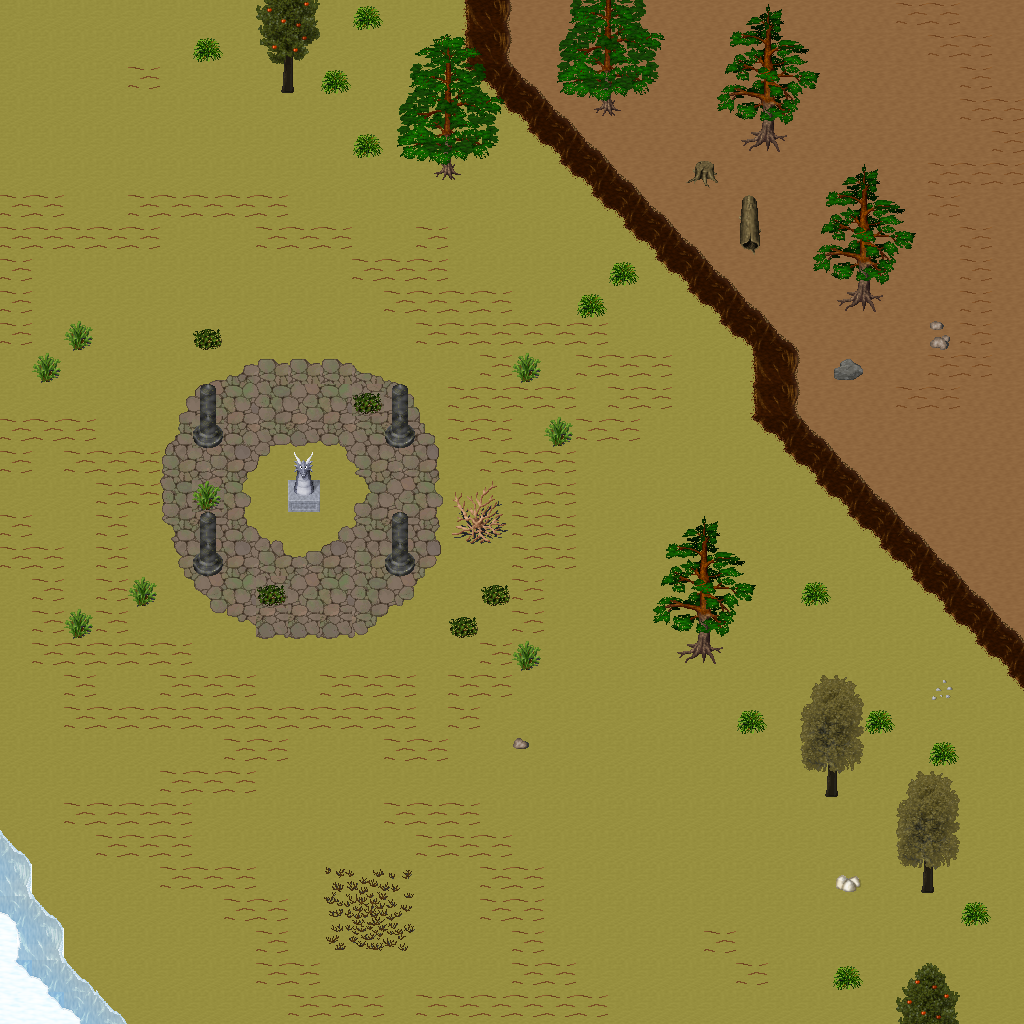

Tiled map render using the project's own tile images. Description and the map definition, with tile-layer contents summarised, below:
An orthogonal 32x32 tile map with 32x32 px tiles, 5 tile layers (Ground, Objects, Objects2, Above, ...), 1 hidden layer not drawn, 57 tilesets.

<map version="1.10" tiledversion="1.11.0" orientation="orthogonal" renderorder="right-down" width="32" height="32" tilewidth="32" tileheight="32" infinite="0" nextlayerid="11" nextobjectid="1">
 <tileset firstgid="1" name="ground_ground" tilewidth="32" tileheight="32" tilecount="33" columns="3">
  <image source="../drawable/ground_ground.png" width="96" height="352" />
 </tileset>
 <tileset firstgid="34" name="ground_ice_ice" tilewidth="32" tileheight="32" tilecount="3" columns="3">
  <image source="../drawable/ground_ice_ice.png" width="96" height="32" />
 </tileset>
 <tileset firstgid="37" name="ground_indoor_brown_hole" tilewidth="32" tileheight="32" tilecount="56" columns="7">
  <image source="../drawable/ground_indoor_brown_hole.png" width="224" height="256" />
 </tileset>
 <tileset firstgid="93" name="ground_earth_edges" tilewidth="32" tileheight="32" tilecount="18" columns="6">
  <image source="../drawable/ground_earth_edges.png" width="192" height="96" />
 </tileset>
 <tileset firstgid="111" name="ground_rock_pebbles" tilewidth="32" tileheight="32" tilecount="3" columns="1">
  <image source="../drawable/ground_rock_pebbles.png" width="32" height="96" />
 </tileset>
 <tileset firstgid="114" name="item_corpse_huge_animal" tilewidth="32" tileheight="32" tilecount="16" columns="2">
  <image source="../drawable/item_corpse_huge_animal.png" width="64" height="256" />
 </tileset>
 <tileset firstgid="130" name="plant_flower_daisy_white" tilewidth="32" tileheight="32" tilecount="8" columns="2">
  <image source="../drawable/plant_flower_daisy_white.png" width="64" height="128" />
 </tileset>
 <tileset firstgid="138" name="ground_ridge_earth_dark" tilewidth="32" tileheight="32" tilecount="96" columns="12">
  <image source="../drawable/ground_ridge_earth_dark.png" width="384" height="256" />
 </tileset>
 <tileset firstgid="234" name="ground_grass_edges" tilewidth="32" tileheight="32" tilecount="36" columns="12">
  <image source="../drawable/ground_grass_edges.png" width="384" height="96" />
 </tileset>
 <tileset firstgid="270" name="ground_ridge_ice_2" tilewidth="32" tileheight="32" tilecount="42" columns="7">
  <image source="../drawable/ground_ridge_ice_2.png" width="224" height="192" />
 </tileset>
 <tileset firstgid="312" name="ground_ice_glacier" tilewidth="32" tileheight="32" tilecount="1" columns="1">
  <image source="../drawable/ground_ice_glacier.png" width="32" height="32" />
 </tileset>
 <tileset firstgid="313" name="plant_bush_large_brown" tilewidth="32" tileheight="32" tilecount="9" columns="3">
  <image source="../drawable/plant_bush_large_brown.png" width="96" height="96" />
 </tileset>
 <tileset firstgid="322" name="ground_ridge_ice" tilewidth="32" tileheight="32" tilecount="42" columns="7">
  <image source="../drawable/ground_ridge_ice.png" width="224" height="192" />
 </tileset>
 <tileset firstgid="364" name="plant_bush_various_small" tilewidth="32" tileheight="32" tilecount="9" columns="3">
  <image source="../drawable/plant_bush_various_small.png" width="96" height="96" />
 </tileset>
 <tileset firstgid="373" name="ground_rock_rocks_2" tilewidth="32" tileheight="32" tilecount="4" columns="2">
  <image source="../drawable/ground_rock_rocks_2.png" width="64" height="64" />
 </tileset>
 <tileset firstgid="377" name="ground_brown_2" tilewidth="32" tileheight="32" tilecount="2" columns="1">
  <image source="../drawable/ground_brown_2.png" width="32" height="64" />
 </tileset>
 <tileset firstgid="379" name="plant_bush_large_green" tilewidth="32" tileheight="32" tilecount="9" columns="3">
  <image source="../drawable/plant_bush_large_green.png" width="96" height="96" />
 </tileset>
 <tileset firstgid="388" name="plant_grasses" tilewidth="32" tileheight="32" tilecount="6" columns="3">
  <image source="../drawable/plant_grasses.png" width="96" height="64" />
 </tileset>
 <tileset firstgid="394" name="furniture_table_long_side_on_pale" tilewidth="32" tileheight="32" tilecount="3" columns="3">
  <image source="../drawable/furniture_table_long_side_on_pale.png" width="96" height="32" />
 </tileset>
 <tileset firstgid="397" name="item_blood_nsew_stains" tilewidth="32" tileheight="32" tilecount="4" columns="2">
  <image source="../drawable/item_blood_nsew_stains.png" width="64" height="64" />
 </tileset>
 <tileset firstgid="401" name="item_blood_floor_stains_2" tilewidth="32" tileheight="32" tilecount="4" columns="2">
  <image source="../drawable/item_blood_floor_stains_2.png" width="64" height="64" />
 </tileset>
 <tileset firstgid="405" name="item_statue_grey_stone" tilewidth="32" tileheight="32" tilecount="4" columns="2">
  <image source="../drawable/item_statue_grey_stone.png" width="64" height="64" />
 </tileset>
 <tileset firstgid="409" name="item_statue_cross" tilewidth="32" tileheight="32" tilecount="1" columns="1">
  <image source="../drawable/item_statue_cross.png" width="32" height="32" />
 </tileset>
 <tileset firstgid="410" name="item_button_gold" tilewidth="32" tileheight="32" tilecount="2" columns="2">
  <image source="../drawable/item_button_gold.png" width="64" height="32" />
 </tileset>
 <tileset firstgid="412" name="ground_rock_green_crystal" tilewidth="32" tileheight="32" tilecount="9" columns="3">
  <image source="../drawable/ground_rock_green_crystal.png" width="96" height="96" />
 </tileset>
 <tileset firstgid="421" name="item_statue_metal_and_stone" tilewidth="32" tileheight="32" tilecount="6" columns="3">
  <image source="../drawable/item_statue_metal_and_stone.png" width="96" height="64" />
 </tileset>
 <tileset firstgid="427" name="ground_ladder_horizontal_pale" tilewidth="32" tileheight="32" tilecount="3" columns="1">
  <image source="../drawable/ground_ladder_horizontal_pale.png" width="32" height="96" />
 </tileset>
 <tileset firstgid="430" name="building_fence_fence_chunky" tilewidth="32" tileheight="32" tilecount="21" columns="3">
  <image source="../drawable/building_fence_fence_chunky.png" width="96" height="224" />
 </tileset>
 <tileset firstgid="451" name="plant_bush_bushes" tilewidth="32" tileheight="32" tilecount="10" columns="5">
  <image source="../drawable/plant_bush_bushes.png" width="160" height="64" />
 </tileset>
 <tileset firstgid="461" name="item_blood_floor_stain" tilewidth="32" tileheight="32" tilecount="1" columns="1">
  <image source="../drawable/item_blood_floor_stain.png" width="32" height="32" />
 </tileset>
 <tileset firstgid="462" name="item_corpse_skull_dark" tilewidth="32" tileheight="32" tilecount="2" columns="2">
  <image source="../drawable/item_corpse_skull_dark.png" width="64" height="32" />
 </tileset>
 <tileset firstgid="464" name="logic_creature_human" tilewidth="32" tileheight="32" tilecount="5" columns="5">
  <image source="../drawable/logic_creature_human.png" width="160" height="32" />
 </tileset>
 <tileset firstgid="469" name="logic_creature_elemental" tilewidth="32" tileheight="32" tilecount="16" columns="8">
  <image source="../drawable/logic_creature_elemental.png" width="256" height="64" />
 </tileset>
 <tileset firstgid="485" name="logic_creature_undead" tilewidth="32" tileheight="32" tilecount="16" columns="8">
  <image source="../drawable/logic_creature_undead.png" width="256" height="64" />
 </tileset>
 <tileset firstgid="501" name="logic_item_sheepfood" tilewidth="32" tileheight="32" tilecount="1" columns="1">
  <image source="../drawable/logic_item_sheepfood.png" width="32" height="32" />
 </tileset>
 <tileset firstgid="502" name="logic_creature_sheep" tilewidth="32" tileheight="32" tilecount="1" columns="1">
  <image source="../drawable/logic_creature_sheep.png" width="32" height="32" />
 </tileset>
 <tileset firstgid="503" name="logic_collision" tilewidth="32" tileheight="32" tilecount="1" columns="1">
  <image source="../drawable/logic_collision.png" width="32" height="32" />
 </tileset>
 <tileset firstgid="504" name="plant_tree_taller_trees" tilewidth="32" tileheight="32" tilecount="32" columns="8">
  <image source="../drawable/plant_tree_taller_trees.png" width="256" height="128" />
 </tileset>
 <tileset firstgid="536" name="building_wall_int_clay" tilewidth="32" tileheight="32" tilecount="100" columns="10">
  <image source="../drawable/building_wall_int_clay.png" width="320" height="320" />
 </tileset>
 <tileset firstgid="636" name="plant_tree_pine_tree" tilewidth="32" tileheight="32" tilecount="20" columns="4">
  <image source="../drawable/plant_tree_pine_tree.png" width="128" height="160" />
 </tileset>
 <tileset firstgid="656" name="plant_tree_pine_tree_1" tilewidth="32" tileheight="32" tilecount="20" columns="4">
  <image source="../drawable/plant_tree_pine_tree_1.png" width="128" height="160" />
 </tileset>
 <tileset firstgid="676" name="plant_stump_hollow_logs" tilewidth="32" tileheight="32" tilecount="6" columns="3">
  <image source="../drawable/plant_stump_hollow_logs.png" width="96" height="64" />
 </tileset>
 <tileset firstgid="682" name="plant_stump_small_stump" tilewidth="32" tileheight="32" tilecount="4" columns="2">
  <image source="../drawable/plant_stump_small_stump.png" width="64" height="64" />
 </tileset>
 <tileset firstgid="686" name="plant_stump_stump_snow1" tilewidth="32" tileheight="32" tilecount="2" columns="2">
  <image source="../drawable/plant_stump_stump_snow1.png" width="64" height="32" />
 </tileset>
 <tileset firstgid="688" name="plant_stump_stump_snow" tilewidth="32" tileheight="32" tilecount="2" columns="2">
  <image source="../drawable/plant_stump_stump_snow.png" width="64" height="32" />
 </tileset>
 <tileset firstgid="690" name="building_decoration_rocks" tilewidth="32" tileheight="32" tilecount="6" columns="3">
  <image source="../drawable/building_decoration_rocks.png" width="96" height="64" />
 </tileset>
 <tileset firstgid="696" name="ground_rock_rocks" tilewidth="32" tileheight="32" tilecount="4" columns="2">
  <image source="../drawable/ground_rock_rocks.png" width="64" height="64" />
 </tileset>
 <tileset firstgid="700" name="ground_grass_corners" tilewidth="32" tileheight="32" tilecount="24" columns="6">
  <image source="../drawable/ground_grass_corners.png" width="192" height="128" />
 </tileset>
 <tileset firstgid="724" name="plant_lily_pads" tilewidth="32" tileheight="32" tilecount="2" columns="1">
  <image source="../drawable/plant_lily_pads.png" width="32" height="64" />
 </tileset>
 <tileset firstgid="726" name="plant_tree_snow_on_pine" tilewidth="32" tileheight="32" tilecount="20" columns="4">
  <image source="../drawable/plant_tree_snow_on_pine.png" width="128" height="160" />
 </tileset>
 <tileset firstgid="746" name="ground_stonecircle" tilewidth="32" tileheight="32" tilecount="81" columns="9">
  <image source="../drawable/ground_stonecircle.png" width="288" height="288" />
 </tileset>
 <tileset firstgid="827" name="object_rotating_crystal" tilewidth="32" tileheight="32" tilecount="48" columns="8">
  <image source="../drawable/object_rotating_crystal.png" width="256" height="192" />
 </tileset>
 <tileset firstgid="875" name="light_white_1x1" tilewidth="32" tileheight="32" tilecount="1" columns="1">
  <image source="../drawable/light_white_1x1.png" width="32" height="32" />
 </tileset>
 <tileset firstgid="876" name="light_light_5x5" tilewidth="32" tileheight="32" tilecount="25" columns="5">
  <image source="../drawable/light_light_5x5.png" width="160" height="160" />
 </tileset>
 <tileset firstgid="901" name="logic_creature_fowl" tilewidth="32" tileheight="32" tilecount="6" columns="6">
  <image source="../drawable/logic_creature_fowl.png" width="192" height="32" />
 </tileset>
 <tileset firstgid="907" name="building_wall_int_sandstone" tilewidth="32" tileheight="32" tilecount="15" columns="3">
  <image source="../drawable/building_wall_int_sandstone.png" width="96" height="160" />
 </tileset>
 <tileset firstgid="922" name="logic_creature_animal" tilewidth="32" tileheight="32" tilecount="32" columns="8">
  <image source="../drawable/logic_creature_animal.png" width="256" height="128" />
 </tileset>
 <layer id="1" name="Ground" width="32" height="32">
  <data>[1024 cells, 1024 non-empty, 4 distinct tile ids]</data>
 </layer>
 <layer id="2" name="Objects" width="32" height="32">
  <data>[1024 cells, 375 non-empty, 109 distinct tile ids]</data>
 </layer>
 <layer id="3" name="Objects2" width="32" height="32">
  <data>[1024 cells, 1 non-empty, 1 distinct tile ids]</data>
 </layer>
 <layer id="4" name="Above" width="32" height="32">
  <data>[1024 cells, 109 non-empty, 50 distinct tile ids]</data>
 </layer>
 <layer id="5" name="Above2" width="32" height="32">
  <data>[1024 cells, 0 non-empty, 0 distinct tile ids]</data>
 </layer>
 <layer id="6" name="Walkable" width="32" height="32" visible="0">
  <data>[1024 cells, 92 non-empty, 1 distinct tile ids]</data>
 </layer>
 <objectgroup id="7" name="Mapevents" />
 <objectgroup id="8" name="Spawn" />
 <objectgroup id="9" name="Keys" />
 <objectgroup id="10" name="Replace" />
</map>
